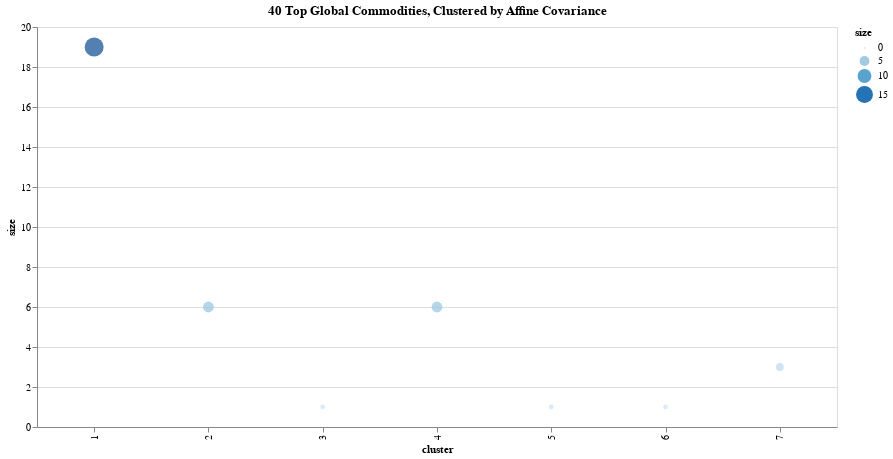

Here is the notebook cell this chart was saved with:
### Code cell
import altair as alt
def runCluster():
    c = alt.Chart(gdf).mark_circle(size=60).encode(
        x= alt.X('cluster:N'),
        y= alt.Y('size:Q'),
        color='size:Q',
        tooltip=['names'],
        size=alt.Size('size:Q')
    ).properties(
        width=800,
        height=400,
        title="40 Top Global Commodities, Clustered by Affine Covariance"
    ).interactive()
    #.configure_title("40 Top Global Commodities, Clustered by Affine Covariance")

    chart =c
    return chart
runCluster()

### Figure 1 — Vega-Lite specification as saved in the notebook (floating-point values rounded to 4 significant figures)
{"config": {"view": {"continuousWidth": 400, "continuousHeight": 300}}, "data": {"name": "data-6cfb389c7256a60edc04706b1985437f"}, "mark": {"type": "circle", "size": 60}, "encoding": {"color": {"field": "size", "type": "quantitative"}, "size": {"field": "size", "type": "quantitative"}, "tooltip": [{"field": "names", "type": "nominal"}], "x": {"field": "cluster", "type": "nominal"}, "y": {"field": "size", "type": "quantitative"}}, "height": 400, "selection": {"selector004": {"type": "interval", "bind": "scales", "encodings": ["x", "y"]}}, "title": "40 Top Global Commodities, Clustered by Affine Covariance", "width": 800, "$schema": "https://vega.github.io/schema/vega-lite/v4.17.0.json", "datasets": {"data-6cfb389c7256a60edc04706b1985437f": [{"cluster": 1, "names": ["Apple Inc.", "Advanced Micro Devices, Inc.", "Amazon.com, Inc.", "Chipotle Mexican Grill, Inc.", "DoorDash, Inc.", "GameStop Corp.", "The Gap, Inc.", "Intel Corporation", "Logitech International S.A.", "NIO Inc.", "NIKE, Inc.", "PG&E Corporation", "Riot Platforms, Inc.", "Toyota Motor Corporation", "T-Mobile US, Inc.", "Toast, Inc.", "Tesla, Inc.", "Uber Technologies, Inc.", "NVIDIA Corporation"], "size": 19, "symbols": ["AAPL", "AMD", "AMZN", "CMG", "DASH", "GME", "GPS", "INTC", "LOGI", "NIO", "NKE", "PCG", "RIOT", "TM", "TMUS", "TOST", "TSLA", "UBER", "nvda"]}, {"cluster": 2, "names": ["Cisco Systems, Inc.", "The Coca-Cola Company", "McDonald's Corporation", "PepsiCo, Inc.", "Prologis, Inc.", "Verizon Communications Inc."], "size": 6, "symbols": ["CSCO", "KO", "MCD", "PEP", "PLD", "VZ"]}, {"cluster": 3, "names": ["Bitcoin"], "size": 1, "symbols": ["btcf"]}, {"cluster": 4, "names": ["Gold", "Coffee", "Micro Gold", "U.S. Treasury Bond Futures", "Soybean", "2-Year T-Note"], "size": 6, "symbols": ["gcf", "kcf", "mgcf", "zbf", "zsf", "ztf"]}, {"cluster": 5, "names": ["Lumber"], "size": 1, "symbols": ["lbsf"]}, {"cluster": 6, "names": ["Orange Juice"], "size": 1, "symbols": ["ojf"]}, {"cluster": 7, "names": ["Cocoa", "Nasdaq 100", "Mini Dow Jones Indus"], "size": 3, "symbols": ["ccf", "nqf", "ymf"]}]}}
